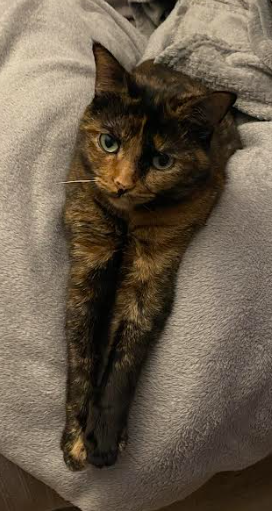
#> input picture S4/IA/Chap 2 - Convolution compl├йments/cat.png, 272 x 511 px
$ jupyter execute 'Test de filtre.ipynb'
#> lines starting #> are read from the running program, lines starting #| are printed output that depends on the picture
<h1 style="border: 2px solid black; padding: 15px; border-radius: 12px;" align='center'>Cours IA et Applications</h1>

<h2 align='center'> Deep Learning : filtres et convolution </h2>

<h3 align='center'> Jordy Palafox </h3>
<h3 align='center'> Ing2 GSI/MI - 2023/2024 </h3>


<div style="display:flex">


</div>

Dans ce notebook, on va juste réaliser quelques tests en appliquant sur une image des filtres.

On va suivre l'exemple donné dans le lien suivant :

https://plainenglish.io/blog/image-filtering-and-editing-in-python-with-code-e878d2a4415d

https://datacorner.fr/image-processing-6/

[cell 1]
# Chargement des libraries
import cv2
import numpy as np
import matplotlib.pyplot as plt
from scipy import signal

# On va d'abprd voir les effets de la convolution sur une image basique avant de faire sur une photo

[cell 2]
def affichage_deux_imgs(img1, img2):
    _, axes = plt.subplots(ncols=2)
    axes[0].imshow(img1, cmap=plt.get_cmap('gray'))
    axes[1].imshow(img2, cmap=plt.get_cmap('gray'))

[cell 3]
image_basique = np.array([[0,0,0,0,0],[0,0,1,0,0], [0,1,1,1,0],[0,0,1,0,0],[0,0,0,0,0]])

plt.imshow(image_basique)
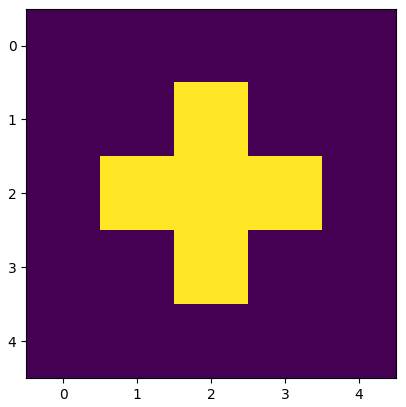
#> figure drawn by matplotlib, 1 panel

[cell 4]
noyau = np.ones((3,3), np.float32)/2

print(noyau)

[cell 5]
# Voyons l'effet du noyau sur l'image

img_convoluée = signal.convolve2d(image_basique,
                                noyau, # noyau de convolution
                                mode='same', # paramètre pour conserver la même taille d'image
                                boundary="fill", # remplit les bords de sorte à conserver la même taille
                                fillvalue = 0 # valeur de remplissage des bords
                                )

[cell 6]
affichage_deux_imgs(image_basique, img_convoluée)
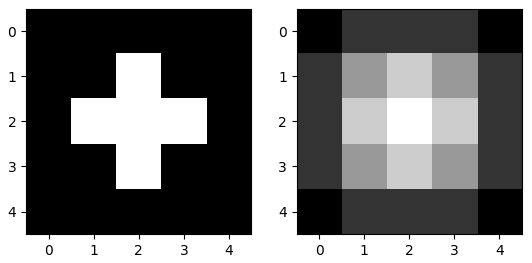
#> figure drawn by matplotlib, 2 panels

Voici les coefficients de l'image convoluée

[cell 7]
img_convoluée

# Passons à une image réelle

[cell 8]
# Lecture de l'image
img = cv2.imread("cat.png")
#> img is the input picture: shape (511, 272, 3); mean B, G, R 75.2, 91.7, 105
img = cv2.cvtColor(img, cv2.COLOR_BGR2RGB) # Fixes color read issue

[cell 9]
img.shape
#> Out = (511, 272, 3)

[cell 10]
plt.figure(figsize=(10,8))
plt.imshow(img)
plt.title('Je vous présente Oggy.')
plt.show()

## Flou

cv2 comporte un certain nombre de flitres, blur permet de rendre l'image floue !

https://docs.opencv.org/4.x/d4/d13/tutorial_py_filtering.html

[cell 11]
av3 = cv2.blur(img,(3,3))
av5 = cv2.blur(img,(5,5))

plt.gcf().set_size_inches(25,25)
plt.subplot(131),plt.imshow(img),plt.title('Original')
plt.xticks([]), plt.yticks([])
plt.subplot(132),plt.imshow(av3),plt.title('Averaging - 3x3')
plt.xticks([]), plt.yticks([])
plt.subplot(133),plt.imshow(av5),plt.title('Averaging - 5x5')
plt.xticks([]), plt.yticks([])
plt.show()
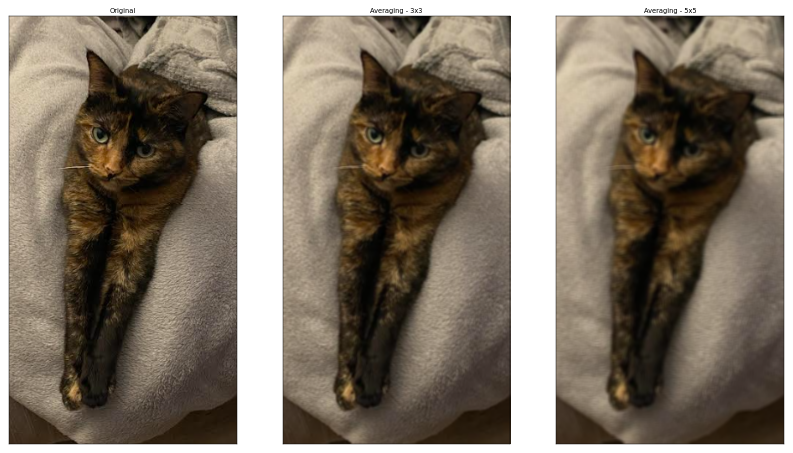
#> figure drawn by matplotlib, 3 panels

## Détection de bords

Avec une matrice toute simple de taille 3x3

[cell 12]
noyau_contour = np.array([[0,1,0],[1,-10,1],[0,1,0]])

signal.convolve2d ne peut se faire que sur un seul canal, on peut en choisir un parmi les trois (rouge/vert/bleu)

[cell 13]
img[:,:,1].shape
#> Out = (511, 272)

[cell 14]
img_conv_contour_r = signal.convolve2d(img[:,:,0],
                                noyau_contour,
                                boundary='symm',
                                mode='same'
                                )
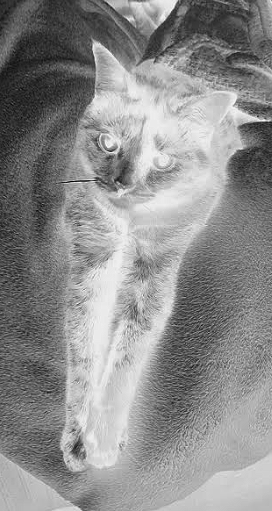
#> img_conv_contour_r: shape (511, 272) int64; min -1540, max 106, mean -629.7; drawn with min black and max white

[cell 15]
img_conv_contour_r.shape
#> Out = (511, 272)

[cell 16]
affichage_deux_imgs(img, img_conv_contour_r)

Petit exercice : modifier la valeur centrale du noyau pour voir les effets sur l'image convoluée

# Augmentation des contrastes

[cell 17]
contraste = np.array([[0,0,0,0,0],
                    [0,1,1,1,0],
                    [0,1,1,1,0],
                    [0,1,1,1,0],
                    [0,0,0,0,0]])


img_contraste = signal.convolve2d(img[:,:,0],
                        contraste,
                        boundary='symm',
                        mode='same')
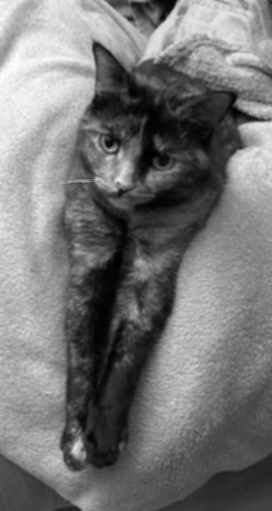
#> img_contraste: shape (511, 272) int64; min 0, max 2041, mean 944.6; drawn with min black and max white

[cell 18]
affichage_deux_imgs(img, img_contraste)

# Augmenter les bords

[cell 19]
bords = np.array([[0,0,0],
                   [-1,1,0,],
                   [0,0,0,]])


img_bord = signal.convolve2d(img[:,:,0],
                        bords,
                        boundary='symm',
                        mode='same')
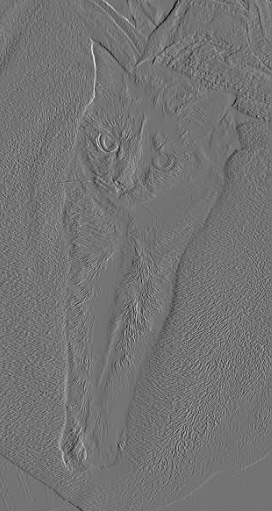
#> img_bord: shape (511, 272) int64; min -101, max 122, mean 0.2; drawn with min black and max white
affichage_deux_imgs(img, img_bord)

$ run again, with S4/IA/Chap 2 - Convolution compl├йments/rgb.png copied over S4/IA/Chap 2 - Convolution compl├йments/cat.png
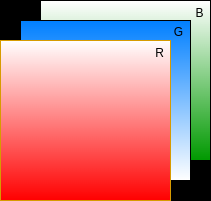
#> input picture S4/IA/Chap 2 - Convolution compl├йments/rgb.png, 211 x 201 px
#> img is the input picture: shape (201, 211, 3); mean B, G, R 140.7, 136.7, 199.9
#> `img_contraste = signal.convolve2d(img[:,:,0], contraste, boundary='sym..`:
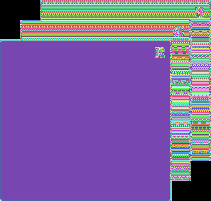
#> img_contraste: shape (201, 211) int64; 1100 distinct labels, from 0 to 2295; one colour per label, 0 black
#> `img_bord = signal.convolve2d(img[:,:,0], bords, boundary='symm', mode=..`:
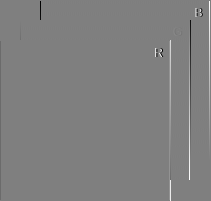
#> img_bord: shape (201, 211) int64; min -254, max 254, mean 0.8; drawn with min black and max white
